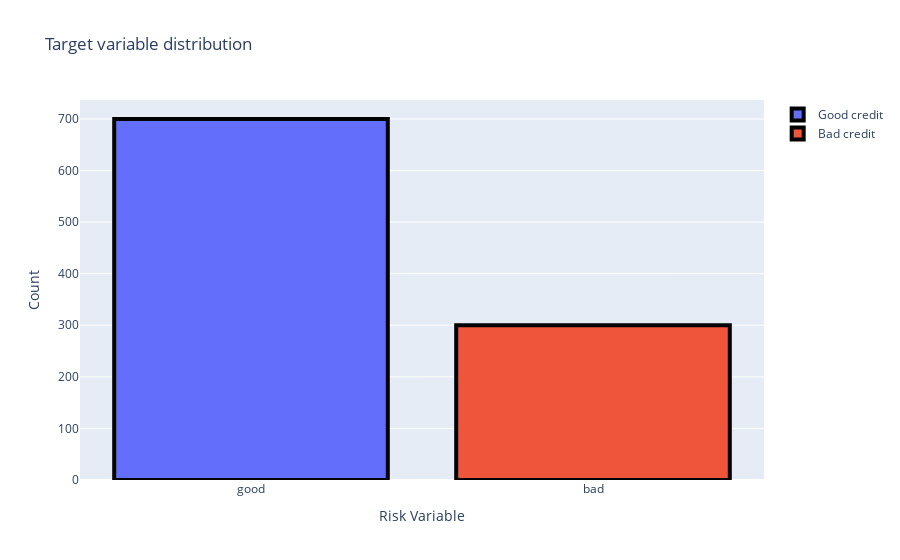

Notebook source saved alongside this figure:
### Markdown cell above
Numerical Variable Analysis

### Code cell
trace0 = go.Bar(
            x = df[df["Risk"]== 'good']["Risk"].value_counts().index.values,
            y = df[df["Risk"]== 'good']["Risk"].value_counts().values,
            name='Good credit')

trace1 = go.Bar(
            x = df[df["Risk"]== 'bad']["Risk"].value_counts().index.values,
            y = df[df["Risk"]== 'bad']["Risk"].value_counts().values,
            name='Bad credit')


data = [trace0, trace1]
layout = go.Layout(
    yaxis=dict(
        title='Count'
    ),
    xaxis=dict(
        title='Risk Variable'
    ),
    title='Target variable distribution'
)

fig = go.Figure(data=data, layout=layout)
fig.data[0].marker.line.width = 4
fig.data[0].marker.line.color = "black"
fig.data[1].marker.line.width = 4
fig.data[1].marker.line.color = "black"
py.iplot(fig, filename='grouped-bar')

### Figure 1 — Plotly figure (JSON) as saved in the notebook; plotly's stock layout.template omitted (floating-point values rounded to 4 significant figures)
{"data": [{"marker": {"line": {"color": "black", "width": 4}}, "name": "Good credit", "type": "bar", "x": ["good"], "y": [700]}, {"marker": {"line": {"color": "black", "width": 4}}, "name": "Bad credit", "type": "bar", "x": ["bad"], "y": [300]}], "layout": {"title": {"text": "Target variable distribution"}, "xaxis": {"title": {"text": "Risk Variable"}}, "yaxis": {"title": {"text": "Count"}}}}
